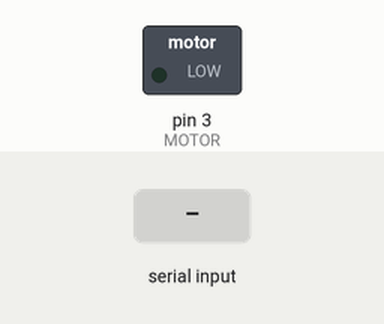
Simulated run of this sketch. Board: Arduino Uno, built with avr-gcc and run on an emulated ATmega328P. Shown: switched loads named in the sketch (green lamp = pin HIGH). Inputs (shaded band) come from the test bench.

Above: at 1.2 s.
1.3 s: "1" received over Serial
At 1.7 s:
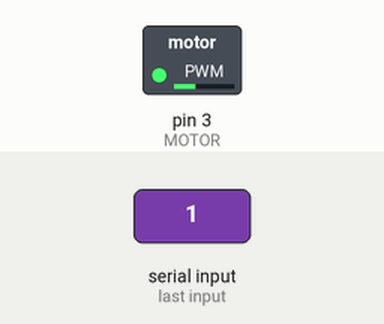
Timing chart, 0 to 4.3 s (numbered marks = the images above; inputs shaded):
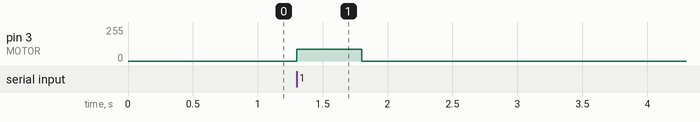

Measured:
- after the input at 1.3 s, pin 3 (MOTOR): 0/255 → 90/255 at once, → 0/255 0.50 s later

The sketch:

curtain_control.ino
```cpp
#define MOTOR 3

char signal;

int speedMotor = 90;

void setup() {

  Serial.begin(9600);

  pinMode(MOTOR, OUTPUT);

  stopMotor();

}

void loop() {

  if (Serial.available() > 0) {

    signal = Serial.read();

    if (signal == '1') {

      openCurtain();

    }

  }

}

void openCurtain() {

  // плавное открытие
  analogWrite(MOTOR, speedMotor);

  // работа 3 секунды
  delay(500);

  // остановка
  stopMotor();

}

void stopMotor() {

  analogWrite(MOTOR, 0);

}
```
